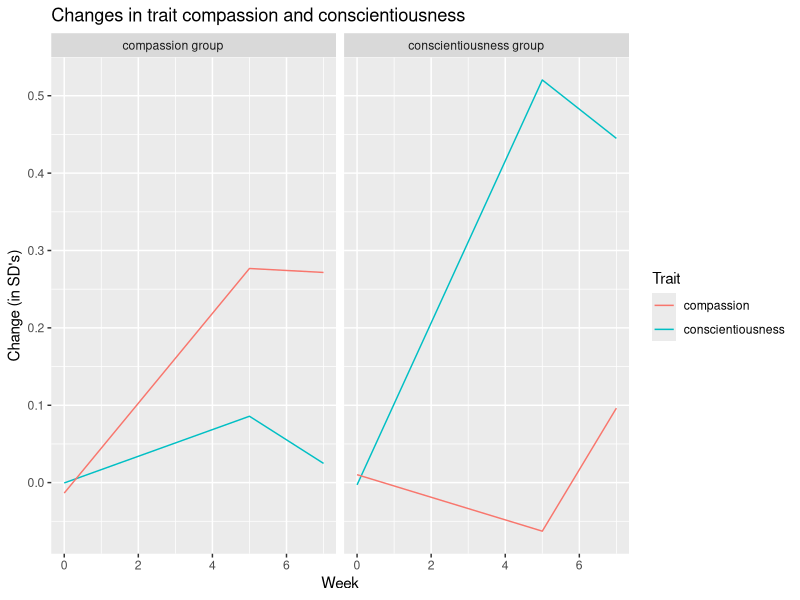
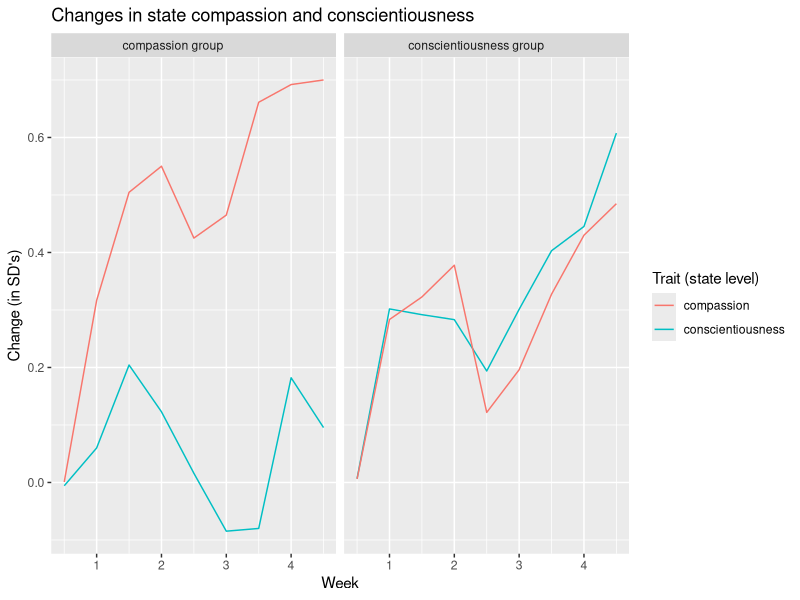

Here is the R script that generated these plots, in order: (Note: this script raises an error after producing the figures.)
## ---- chunk 1
knitr::opts_chunk$set(echo=TRUE)
## ---- chunk 2

library(foreign)
library(tidyverse)

VPCDescriptives = read.spss("VPCdescriptives_2.21.23.sav",
                      to.data.frame = TRUE,
                      reencode = TRUE,
                      use.value.labels = FALSE)

VPCDescriptives_trait <- filter(VPCDescriptives, datalevel == 1)
CompDesc_trait <-filter(VPCDescriptives_trait, intervention == 0)
ConsDesc_trait <-filter(VPCDescriptives_trait, intervention == 1)

VPCDescriptives_state <- filter(VPCDescriptives, datalevel == 2)
CompDesc_state <-filter(VPCDescriptives_state, intervention == 0)
ConsDesc_state <-filter(VPCDescriptives_state, intervention == 1)


VPCDescriptives_trait$intervention <- as.factor(VPCDescriptives_trait$intervention)

VPCDescriptives_trait$intervention_label <- as.factor(VPCDescriptives_trait$intervention_label)

VPCDescriptives_state$intervention <- as.factor(VPCDescriptives_trait$intervention)

VPCDescriptives_state$intervention_label <- as.factor(VPCDescriptives_state$intervention_label)

VPCDescriptives$intervention <- as.factor(VPCDescriptives$intervention)

VPCDescriptives$intervention_label <- as.factor(VPCDescriptives$intervention_label)

VPCDescriptives$datalevel <- as.factor(VPCDescriptives$datalevel)


## ---- chunk 3

## My very first attempt at trying to make this plot:

# ggplot(data = VPCtrait, 
#        mapping = aes(x = LinearTime, 
#                      y = conscientiousness)) +
#   geom_col() +
#   labs(title = "Changes in conscientiousness",
#        subtitle = "by person",
#        x = "Time point", y = "Trait-level conscientiousness") +
#   scale_fill_brewer(palette = "Set3") +
#   theme(panel.background = element_rect(fill = "white"),
#         panel.grid.major = element_line(size = 0.25, linetype = 'solid',
#                                 color = "grey"),
#         panel.grid.minor = element_line(size = 0.1, linetype = 'solid',
#                                 color = "grey"),
#         axis.ticks = element_blank(),
#         legend.key = element_rect(fill = "white"))


# Here I realized that I could specify different x and y variables for each layer!
# (I still didn't really know how to change colors or line types or anything like that yet.)

TraitChanges <- ggplot(VPCDescriptives_trait, aes(
  x = week, group = intervention_label)) + 
  geom_line(aes(y = cons_changeinSD, color = "conscientiousness")) +
  geom_line(aes(y = comp_changeinSD, color = "compassion")) +
  labs(title = "Changes in trait compassion and conscientiousness",
       # subtitle = "for participants in the conscientiousness group",
       x = "Week", y = "Change (in SD's)") +
# xlim(0, 7) +
#   ylim (0, 0.8) +
     facet_wrap(~ intervention_label)

TraitChanges + scale_color_discrete(name = "Trait")


# I wanted to figure out how to change the x axis scale here, but I couldn't figure it out. 

# + 
#   scale_x_discrete(labels = c("1" = "Pretest (W1)", "11" = "Posttest (W11)", "12" = "Follow-Up (W12)",
#     breaks = c("1", "11", "12")))

## ---- chunk 4
StateChanges <- ggplot(VPCDescriptives_state, aes(
  x = week, group = intervention_label)) + 
  geom_line(aes(y = cons_changeinSD, color = "conscientiousness")) +
  geom_line(aes(y = comp_changeinSD, color = "compassion")) +
  labs(title = "Changes in state compassion and conscientiousness",
       # subtitle = "for participants in the conscientiousness group",
       x = "Week", y = "Change (in SD's)") +
     facet_wrap(~ intervention_label) 
# xlim(0, 7) +
#   ylim (0, 0.8)

# ^ Still attempting to figure out how to change x and y axis scales here and couldn't figure it out.

StateChanges + scale_color_discrete(name = "Trait (state level)")
## ---- chunk 5

knitr::include_graphics("InitialTraitPlot.jpg")

knitr::include_graphics("InitialStatePlot.jpg")

## ---- chunk 6

# Here I was still experimenting with where to put color changes. I couldn't figure out how to change it from the defaults for some reason!! I spent so many hours on this!

# TraitStateChanges <- ggplot(VPCDescriptives, aes(
#   x = week, group = intervention_label)) + 
#   geom_line(aes(y = cons_changeinSD, color = "conscientiousness (trait)"), color = 'turquoise') +
#   geom_line(aes(y = comp_changeinSD, color = "compassion (trait)"), color =
#               'salmon') +
#   geom_line(aes(y = cons_changeinSD_state, color = "conscientiousness (state("), linetype = "dotted", color = 'turquoise') +
#   geom_line(aes(y = comp_changeinSD_state, color = "compassion (trait)"),
#             linetype = "dotted", color = 'salmon') +
#   labs(title = "Changes in trait and state compassion and conscientiousness",
#        # subtitle = "for participants in the conscientiousness group",
#        x = "Week", y = "Change (in SD's)") +
#      facet_wrap(~ intervention_label)
# 
# TraitStateChanges + scale_color_discrete(name = "Trait") 
#   scale_color_manual(
#       values = c(
#            compassion (trait) ="salmon",
#             compassion (state) ="salmon",
#           conscientiousness (trait) = "turquoise"
#           conscientiousness (state) = "turquoise"))


# Here I realized that you can use different datasets for different layers! Which was helpful.


TraitStateChanges <- ggplot() + 
  geom_line(data = VPCDescriptives_trait, aes(x = week, y = cons_changeinSD), color = '#10C0C5') +
  geom_line(data = VPCDescriptives_trait, aes(x = week, y = comp_changeinSD), color =
              '#F7766D') +
  geom_line(data = VPCDescriptives_state, aes(x = week, y = cons_changeinSD), linetype = "dotted", color = '#10C0C5') +
  geom_line(data = VPCDescriptives_state, aes(x = week, y = comp_changeinSD),
            linetype = "dotted", color = '#F7766D') +
  labs(title = "Changes in trait and state compassion and conscientiousness",
       # subtitle = "for participants in the conscientiousness group",
       x = "Week", y = "Change (in SD's)") +
     facet_wrap(~ intervention_label)

TraitStateChanges + scale_color_discrete(name = "Trait")
                                         # labels = c("conscientiousness (trait)",
                                         #            "compassion (trait)",
                                         #            "conscientiousness (state)",
                                         #            "compassion (state)")) 


